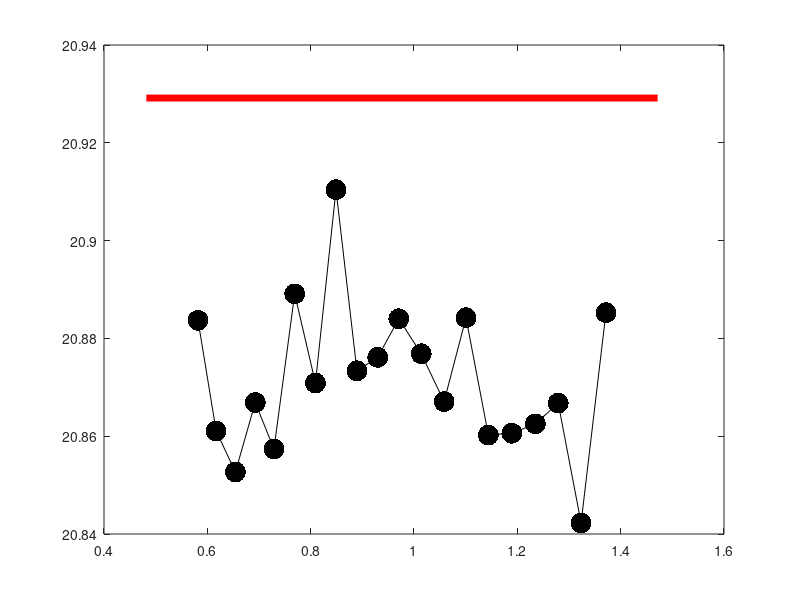

This figure's MATLAB source: (Note: this script raises an error after producing the figure.)
clear

T_bar = 20.929154018932547; % from flux

figure

coordinates = load('isophase_init_conds.txt');
r = coordinates(:,2);

plot([min(r)-0.1 max(r)+0.1], [T_bar T_bar], 'r-', 'LineWidth', 5)
hold on

load isophase_data.mat

plot(r, means_all, 'k.-', 'MarkerSize', 45)
% errorbar(r, means_all, se_all,  'k', 'LineWidth', 10)

coordinates = load('spoke_init_conds.txt');
r = coordinates(:,2);
load spoke_data.mat

plot(r, means_all, 'ksq-', 'MarkerSize', 15, 'MarkerFaceColor', 'k')
% errorbar(r, means_all, se_all,  'k', 'LineWidth', 10)
axis([min(r)-0.1 max(r)+0.1 18 22])
axis square
grid on
x = xlabel('Radial distance from origin r');
y = ylabel('Mean first-return time');
set(x,'Interpreter','latex','fontsize',20)
set(y,'Interpreter','latex','fontsize',20)
set(gca, 'FontSize', 20)

h = legend('Mean period $$\overline{T}$$', 'Isophase', 'Spoke', 'location', 'SouthEast');
set(h,'Interpreter','latex','fontsize',15)

print('-depsc', 'y-polar-SL-compare')

